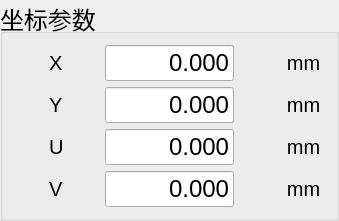
             <widget class="QGroupBox" name="groupBox_3">
              <property name="font">
               <font>
                <pointsize>18</pointsize>
               </font>
              </property>
              <property name="title">
               <string>坐标参数</string>
              </property>
              <layout class="QVBoxLayout" name="verticalLayout_9">
               <item>
                <layout class="QHBoxLayout" name="horizontalLayout_11" stretch="2,3,1,1">
                 <item alignment="Qt::AlignHCenter">
                  <widget class="QLabel" name="label_12">
                   <property name="font">
                    <font>
                     <pointsize>15</pointsize>
                    </font>
                   </property>
                   <property name="text">
                    <string>X</string>
                   </property>
                  </widget>
                 </item>
                 <item>
                  <widget class="QLineEdit" name="lineEdit_7">
                   <property name="sizePolicy">
                    <sizepolicy hsizetype="Expanding" vsizetype="Preferred">
                     <horstretch>0</horstretch>
                     <verstretch>0</verstretch>
                    </sizepolicy>
                   </property>
                   <property name="text">
                    <string>0.000</string>
                   </property>
                   <property name="alignment">
                    <set>Qt::AlignRight|Qt::AlignTrailing|Qt::AlignVCenter</set>
                   </property>
                  </widget>
                 </item>
                 <item>
                  <spacer name="horizontalSpacer_24">
                   <property name="orientation">
                    <enum>Qt::Horizontal</enum>
                   </property>
                   <property name="sizeHint" stdset="0">
                    <size>
                     <width>40</width>
                     <height>20</height>
                    </size>
                   </property>
                  </spacer>
                 </item>
                 <item>
                  <widget class="QLabel" name="label_23">
                   <property name="font">
                    <font>
                     <pointsize>15</pointsize>
                    </font>
                   </property>
                   <property name="text">
                    <string>mm</string>
                   </property>
                   <property name="alignment">
                    <set>Qt::AlignCenter</set>
                   </property>
                  </widget>
                 </item>
                </layout>
               </item>
               <item>
                <layout class="QHBoxLayout" name="horizontalLayout_13" stretch="2,3,1,1">
                 <item alignment="Qt::AlignHCenter">
                  <widget class="QLabel" name="label_16">
                   <property name="font">
                    <font>
                     <pointsize>15</pointsize>
                    </font>
                   </property>
                   <property name="text">
                    <string>Y</string>
                   </property>
                  </widget>
                 </item>
                 <item>
                  <widget class="QLineEdit" name="lineEdit_8">
                   <property name="sizePolicy">
                    <sizepolicy hsizetype="Expanding" vsizetype="Preferred">
                     <horstretch>0</horstretch>
                     <verstretch>0</verstretch>
                    </sizepolicy>
                   </property>
                   <property name="text">
                    <string>0.000</string>
                   </property>
                   <property name="alignment">
                    <set>Qt::AlignRight|Qt::AlignTrailing|Qt::AlignVCenter</set>
                   </property>
                  </widget>
                 </item>
                 <item>
                  <spacer name="horizontalSpacer_25">
                   <property name="orientation">
                    <enum>Qt::Horizontal</enum>
                   </property>
                   <property name="sizeHint" stdset="0">
                    <size>
                     <width>40</width>
                     <height>20</height>
                    </size>
                   </property>
                  </spacer>
                 </item>
                 <item>
                  <widget class="QLabel" name="label_24">
                   <property name="font">
                    <font>
                     <pointsize>15</pointsize>
                    </font>
                   </property>
                   <property name="text">
                    <string>mm</string>
                   </property>
                   <property name="alignment">
                    <set>Qt::AlignCenter</set>
                   </property>
                  </widget>
                 </item>
                </layout>
               </item>
               <item>
                <layout class="QHBoxLayout" name="horizontalLayout_22" stretch="2,3,1,1">
                 <item alignment="Qt::AlignHCenter">
                  <widget class="QLabel" name="label_18">
                   <property name="font">
                    <font>
                     <pointsize>15</pointsize>
                    </font>
                   </property>
                   <property name="text">
                    <string>U</string>
                   </property>
                  </widget>
                 </item>
                 <item>
                  <widget class="QLineEdit" name="lineEdit_10">
                   <property name="sizePolicy">
                    <sizepolicy hsizetype="Expanding" vsizetype="Preferred">
                     <horstretch>0</horstretch>
                     <verstretch>0</verstretch>
                    </sizepolicy>
                   </property>
                   <property name="text">
                    <string>0.000</string>
                   </property>
                   <property name="alignment">
                    <set>Qt::AlignRight|Qt::AlignTrailing|Qt::AlignVCenter</set>
                   </property>
                  </widget>
                 </item>
                 <item>
                  <spacer name="horizontalSpacer_26">
                   <property name="orientation">
                    <enum>Qt::Horizontal</enum>
                   </property>
                   <property name="sizeHint" stdset="0">
                    <size>
                     <width>40</width>
                     <height>20</height>
                    </size>
                   </property>
                  </spacer>
                 </item>
                 <item>
                  <widget class="QLabel" name="label_25">
                   <property name="font">
                    <font>
                     <pointsize>15</pointsize>
                    </font>
                   </property>
                   <property name="text">
                    <string>mm</string>
                   </property>
                   <property name="alignment">
                    <set>Qt::AlignCenter</set>
                   </property>
                  </widget>
                 </item>
                </layout>
               </item>
               <item>
                <layout class="QHBoxLayout" name="horizontalLayout_21" stretch="2,3,1,1">
                 <item alignment="Qt::AlignHCenter">
                  <widget class="QLabel" name="label_17">
                   <property name="font">
                    <font>
                     <pointsize>15</pointsize>
                    </font>
                   </property>
                   <property name="text">
                    <string>V</string>
                   </property>
                  </widget>
                 </item>
                 <item>
                  <widget class="QLineEdit" name="lineEdit_9">
                   <property name="sizePolicy">
                    <sizepolicy hsizetype="Expanding" vsizetype="Preferred">
                     <horstretch>0</horstretch>
                     <verstretch>0</verstretch>
                    </sizepolicy>
                   </property>
                   <property name="text">
                    <string>0.000</string>
                   </property>
                   <property name="alignment">
                    <set>Qt::AlignRight|Qt::AlignTrailing|Qt::AlignVCenter</set>
                   </property>
                  </widget>
                 </item>
                 <item>
                  <spacer name="horizontalSpacer_27">
                   <property name="orientation">
                    <enum>Qt::Horizontal</enum>
                   </property>
                   <property name="sizeHint" stdset="0">
                    <size>
                     <width>40</width>
                     <height>20</height>
                    </size>
                   </property>
                  </spacer>
                 </item>
                 <item>
                  <widget class="QLabel" name="label_27">
                   <property name="font">
                    <font>
                     <pointsize>15</pointsize>
                    </font>
                   </property>
                   <property name="text">
                    <string>mm</string>
                   </property>
                   <property name="alignment">
                    <set>Qt::AlignCenter</set>
                   </property>
                  </widget>
                 </item>
                </layout>
               </item>
              </layout>
             </widget>
